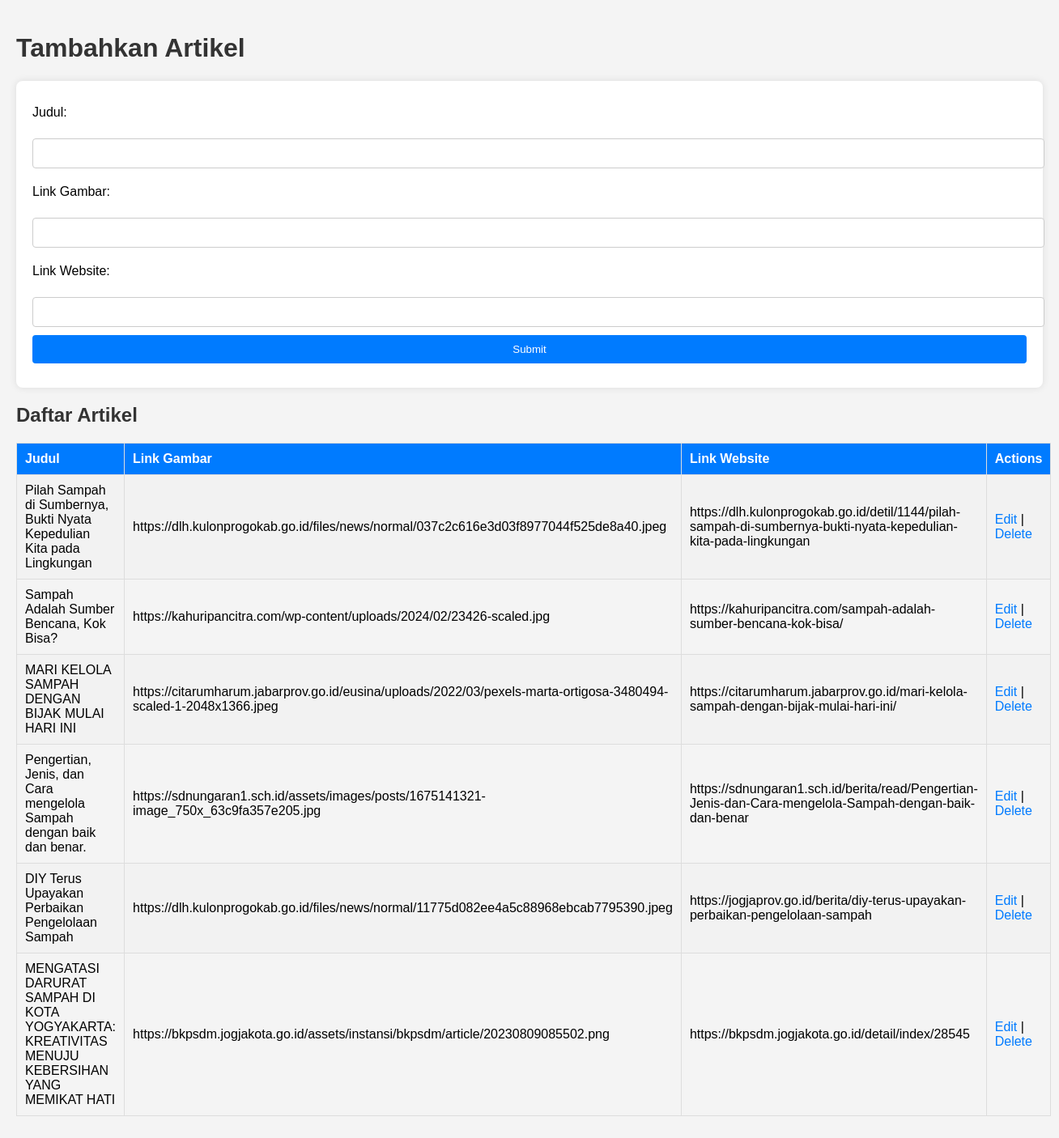
/artikel_admin.php, run on the app's committed database.
### tables this page shows
CREATE TABLE `artikel_sampah` (
  `id` int(11) NOT NULL,
  `judul` varchar(255) NOT NULL,
  `gambar` varchar(255) NOT NULL,
  `link` varchar(255) NOT NULL
);

### artikel_admin.php (the view, shortened to what this page needs)
<?php
include 'config.php';
$sql = "SELECT * FROM artikel_sampah";
$result = $conn->query($sql);
?>
<!DOCTYPE html>
<html lang="en">
<head>
    <link rel="stylesheet" href="tampilan.css">
</head>
<body>
    <h1>Tambahkan Artikel</h1>
    <form action="index.php" method="post">
        <label for="judul">Judul:</label><br>
        <input type="text" id="judul" name="judul"><br>
        <label for="gambar">Link Gambar:</label><br>
        <input type="text" id="gambar" name="gambar"><br>
        <label for="link">Link Website:</label><br>
        <input type="text" id="link" name="link"><br>
        <input type="submit" value="Submit">
    </form>
    <h2>Daftar Artikel</h2>
    <table border="1">
        <tr>
            <th>Judul</th>
            <th>Link Gambar</th>
            <th>Link Website</th>
            <th>Actions</th>
        </tr>
        <?php
        if ($result->num_rows > 0) {
            while($row = $result->fetch_assoc()) {
                echo "<tr>";
                echo "<td>" . $row['judul'] . "</td>";
                echo "<td>" . $row['gambar'] . "</td>";
                echo "<td>" . $row['link'] . "</td>";
                echo "<td>";
                echo "<a href='?edit=" . $row['id'] . "'>Edit</a> | ";
                echo "<a href='?delete=" . $row['id'] . "'>Delete</a>";
                echo "</td>";
                echo "</tr>";
            }
        } else {
            echo "<tr><td colspan='4'>No articles found</td></tr>";
        }
        ?>
    </table>
</body>
</html>

### tampilan.css (style rules this page uses)
body { font-family: Arial, sans-serif; background-color: #f4f4f4; margin: 0; padding: 20px; }
h1, h2 { color: #333; }
form { background-color: #fff; padding: 20px; border-radius: 8px; box-shadow: 0 0 10px rgba(0, 0, 0, 0.1); margin-bottom: 20px; }
label { display: block; margin: 10px 0 5px; }
input[type="text"], input[type="submit"] { width: 100%; padding: 10px; margin-bottom: 10px; border: 1px solid #ccc; border-radius: 4px; }
input[type="submit"] { background-color: #007bff; color: #fff; border: none; cursor: pointer; }
table { width: 100%; border-collapse: collapse; margin-bottom: 20px; }
table, th, td { border: 1px solid #ddd; }
th, td { padding: 10px; text-align: left; }
th { background-color: #007bff; color: #fff; }
tr:nth-child(even) { background-color: #f2f2f2; }
a { color: #007bff; text-decoration: none; }

### data on the page
artikel_sampah: judul "Pilah Sampah di Sumbernya, Bukti Nyata Kepedulian Kita pada Lingkungan", gambar "https://dlh.kulonprogokab.go.id/files/news/normal/037c2c616e3d03f8977044f525de8a40.jpeg", link "https://dlh.kulonprogokab.go.id/detil/1144/pilah-sampah-di-sumbernya-bukti-nyata-kepedulian-kita-pada-lingkungan"
artikel_sampah: judul "Sampah Adalah Sumber Bencana, Kok Bisa?", gambar "https://kahuripancitra.com/wp-content/uploads/2024/02/23426-scaled.jpg", link "https://kahuripancitra.com/sampah-adalah-sumber-bencana-kok-bisa/"
artikel_sampah: judul "MARI KELOLA SAMPAH DENGAN BIJAK MULAI HARI INI", gambar "https://citarumharum.jabarprov.go.id/eusina/uploads/2022/03/pexels-marta-ortigosa-3480494-scaled-1-2048x1366.jpeg", link "https://citarumharum.jabarprov.go.id/mari-kelola-sampah-dengan-bijak-mulai-hari-ini/"
artikel_sampah: judul "Pengertian, Jenis, dan Cara mengelola Sampah dengan baik dan benar.", gambar "https://sdnungaran1.sch.id/assets/images/posts/1675141321-image_750x_63c9fa357e205.jpg", link "https://sdnungaran1.sch.id/berita/read/Pengertian-Jenis-dan-Cara-mengelola-Sampah-dengan-baik-dan-benar"
artikel_sampah: judul "DIY Terus Upayakan Perbaikan Pengelolaan Sampah", gambar "https://dlh.kulonprogokab.go.id/files/news/normal/11775d082ee4a5c88968ebcab7795390.jpeg", link "https://jogjaprov.go.id/berita/diy-terus-upayakan-perbaikan-pengelolaan-sampah"
artikel_sampah: judul "MENGATASI DARURAT SAMPAH DI KOTA YOGYAKARTA: KREATIVITAS MENUJU KEBERSIHAN YANG MEMIKAT HATI", gambar "https://bkpsdm.jogjakota.go.id/assets/instansi/bkpsdm/article/20230809085502.png", link "https://bkpsdm.jogjakota.go.id/detail/index/28545"
